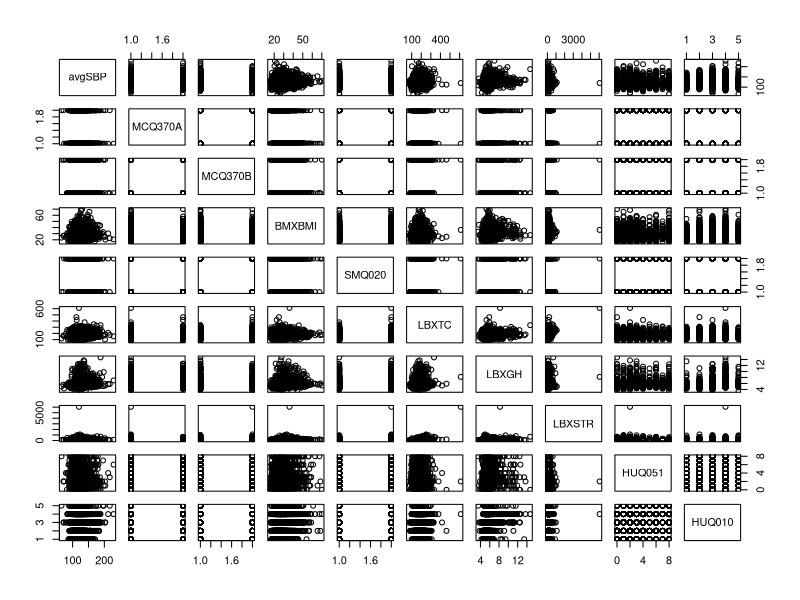
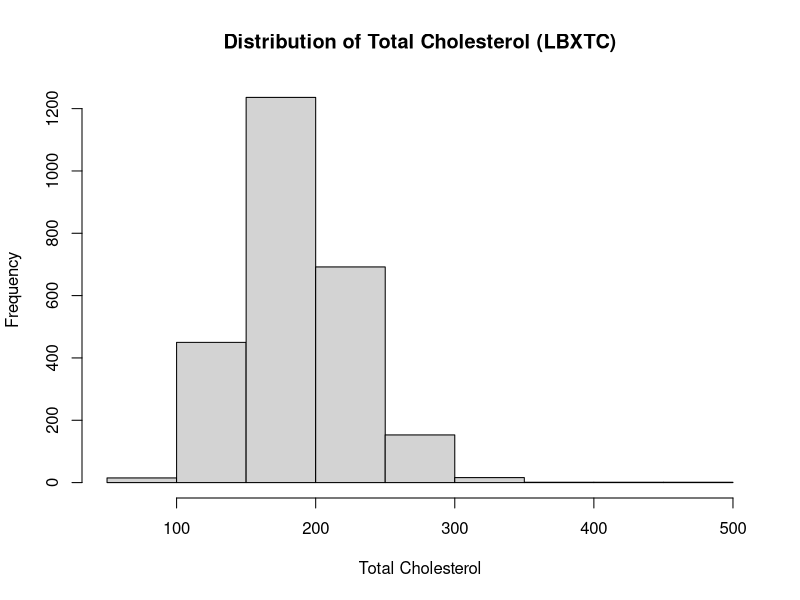
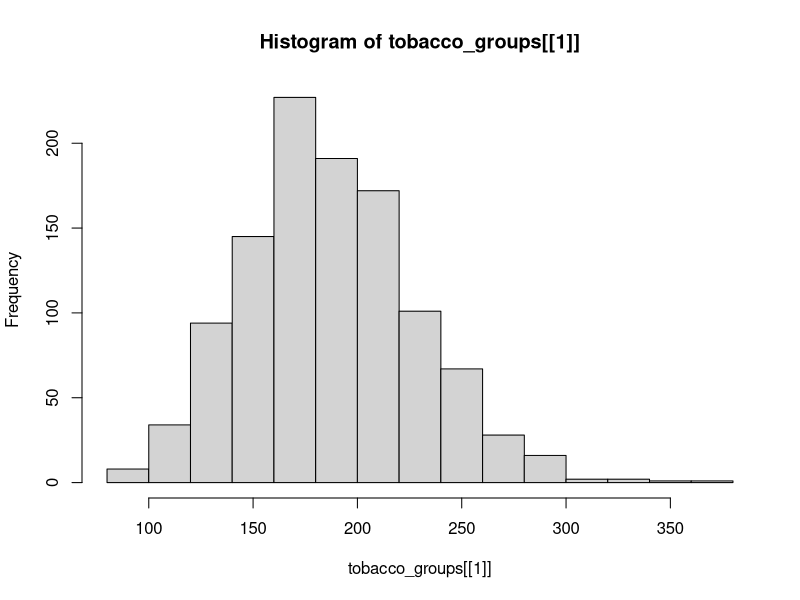
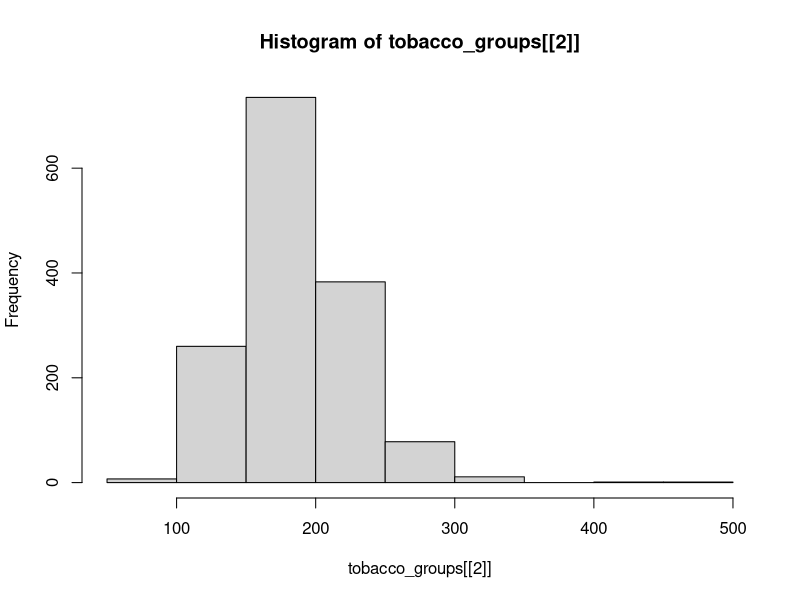
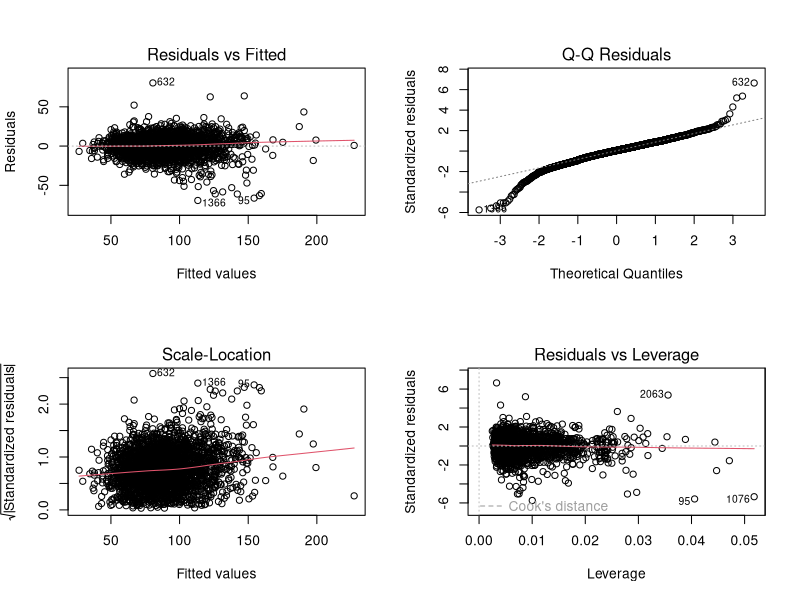
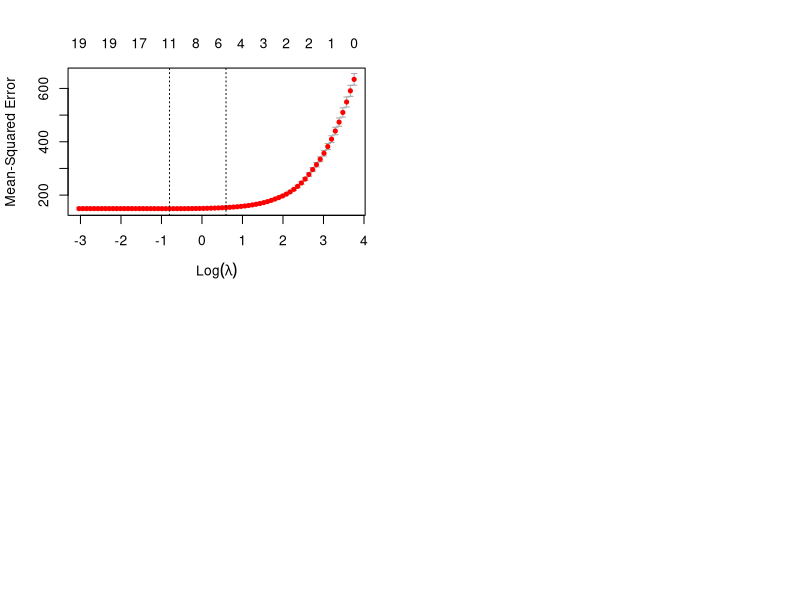
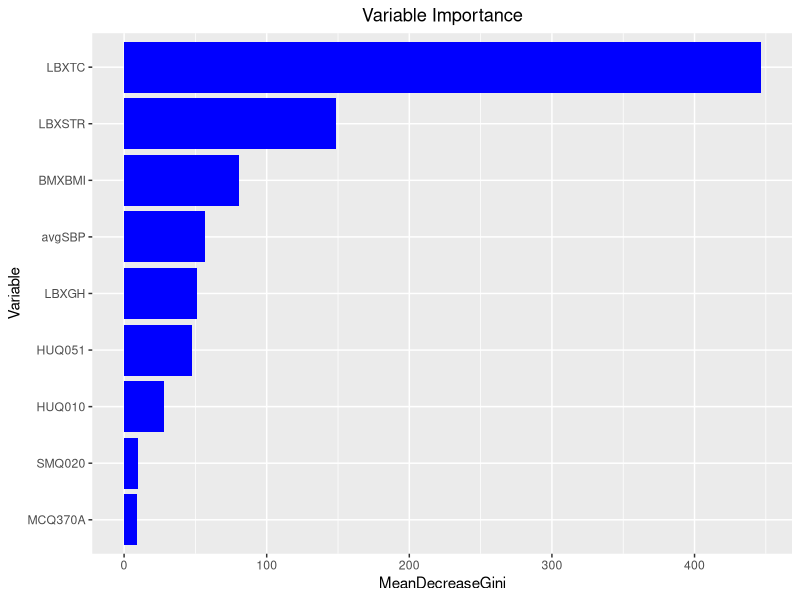

Reproduce these figures in R, in order.
#Libraries
library(tidyverse)
library(glmnet)
library(randomForest)
library(caret)
#library(MASS)

#Read Filtered Data
filtered_df<- read.csv("Filtered Data.csv")
filtered_df <- filtered_df[,-1] #remove rowID read in

#Selection of Indepenent Variables
variables <- c(  "X", #Respondent ID
                 "LBXAPB", #Apo B, dependent variable
                 "avgSBP", #Calculated Average SBP during processing script
                 "MCQ370A", #Controlling or losing weight?
                 "MCQ370B", #Increasing exercise?
                 "BMXBMI", #BMI
                 "SMQ020", #Tobacco Use
                 "LBXTC", #Total Cholesterol
                 "LBXGH", #A1c
                 "LBXSTR", #Triglycerides
                 "HUQ051", #Number of times received healthcare over last year
                 "HUQ010") #Health Quality 1-5

df <- filtered_df %>% select(any_of(variables))

#Exploratory Analysis/QC
df %>% select(-c(X,LBXAPB)) %>% plot()
df %>% select(-c(X,LBXAPB)) %>% cor()

#MCQ370A and MCQ370B highly correlated at 0.47, remove MCQ370B
#MCQ370A and BMI negatively correlated at -.23, keep
#Triglycerides and TC correlated at 0.35, keep due to pathophysiologic plausability
#HUQ010 and HUQ051 correlated at 0.22, keep
df <- df %>% select(-MCQ370B)

#Remove Outliers in LBXTC and LBXSTR
head(sort(df$LBXTC,decreasing=T))
head(sort(df$LBXSTR,decreasing=T))

df <- df %>% filter(LBXTC != 612 | LBXSTR != 6057)

#Scale Continuous Variables
scaled_df <- df %>% select(-c(X,LBXAPB,MCQ370A,SMQ020,HUQ051,HUQ010)) %>% scale()

#Set Dummy Variables to 0/1 instead of 1/2
dummy_df <- df  %>% select(c(MCQ370A,SMQ020)) 
dummy_df$MCQ370A <- dummy_df$MCQ370A - 1
dummy_df$SMQ020 <- dummy_df$SMQ020 - 1

#Create Multiple Indicator Variables
df$HUQ010 <- factor(df$HUQ010)
df$HUQ051 <- factor(df$HUQ051)
indicator_df <- df %>% select(c(HUQ051, HUQ010)) %>%
  data.frame(., model.matrix( ~ HUQ010 + HUQ051, .)[, -1]) %>%
  select(!c(HUQ051, HUQ010))

#Combine back into dataframe
model_df <- cbind(df$LBXAPB,scaled_df,dummy_df,indicator_df)
colnames(model_df)[1] <- "LBXAPB"

#
tobacco_groups <- split(df$LBXTC, df$SMQ020)

# Histogram for the distribution of LBXTC
hist(df$LBXTC, main = "Distribution of Total Cholesterol (LBXTC)", xlab = "Total Cholesterol")
hist(tobacco_groups[[1]])
hist(tobacco_groups[[2]])

# Normality Test
shapiro.test(df$LBXTC)
shapiro.test(tobacco_groups[[1]])
shapiro.test(tobacco_groups[[2]])

#Perform the Mann-Whitney U test (Wilcoxon Rank-Sum test)
wilcox.test(tobacco_groups[[1]], tobacco_groups[[2]], alternative = "greater")


# Build the main linear regression model and check residuals
model_main <- lm(LBXAPB ~ ., data = model_df)
summary(model_main)
par(mfrow = c(2, 2))
plot(model_main)

# Stepwise model selection
full_model <- lm(LBXAPB ~ ., data = model_df)

library(MASS)
stepwise_model <- stepAIC(full_model, direction = "both")
summary(stepwise_model)

#Build the final model based on the stepwise variable selection
final_model<- lm(LBXAPB ~ BMXBMI + LBXTC + LBXGH + LBXSTR + SMQ020 + HUQ0103 + 
                   HUQ0104 + HUQ0105 + HUQ0512 + HUQ0513 + HUQ0516 + HUQ0518, data = model_df)

summary(final_model)

# ElasticNet
x <- model.matrix(~.-LBXAPB, data = model_df)[,-1]
y <- model_df$LBXAPB

cv_model_full <- cv.glmnet(x, y, alpha = 0.5) 
plot(cv_model_full)
coef(cv_model_full, s = "lambda.1se")

#Random Forest Analysis
set.seed(715)

#dichotomize ApoB to < 100 vs >= 100
rf_df <- df
rf_df$APOB_cat <- ""
rf_df$APOB_cat[rf_df$LBXAPB >= 100] <- 1
rf_df$APOB_cat[rf_df$LBXAPB < 100] <- 0
rf_df$APOB_cat <- factor(rf_df$APOB_cat)
rf_df <- rf_df %>% dplyr::select(-c(X,LBXAPB))

#Split into 4:1 test/train data
train_index <- createDataPartition(rf_df$APOB_cat, p=0.8, list=F)
train_df <- rf_df[train_index,]
test_df <- rf_df[-train_index,]

#Train RF Model
rf_model <- randomForest(APOB_cat~.,data=train_df,ntree=500,importance=T)

#Predictions on Test Dataset
predictions <- predict(rf_model,newdata = test_df)

#Confusion Matrix
conf_matrix <- confusionMatrix(predictions,test_df$APOB_cat)

conf_matrix

#Importance Plot
importance_values <- data.frame(importance(rf_model)) %>% rownames_to_column("Variable")
importance_values$Variable <- factor(importance_values$Variable,levels = importance_values$Variable[order(importance_values$MeanDecreaseGini,decreasing = F)])
importance_values

importance_values %>% ggplot(aes(y=MeanDecreaseGini,x=Variable)) +
  geom_bar(stat="identity",fill="blue") +
  coord_flip() +
  labs(title = "Variable Importance")+
  theme(plot.title = element_text(hjust = 0.5))

  
